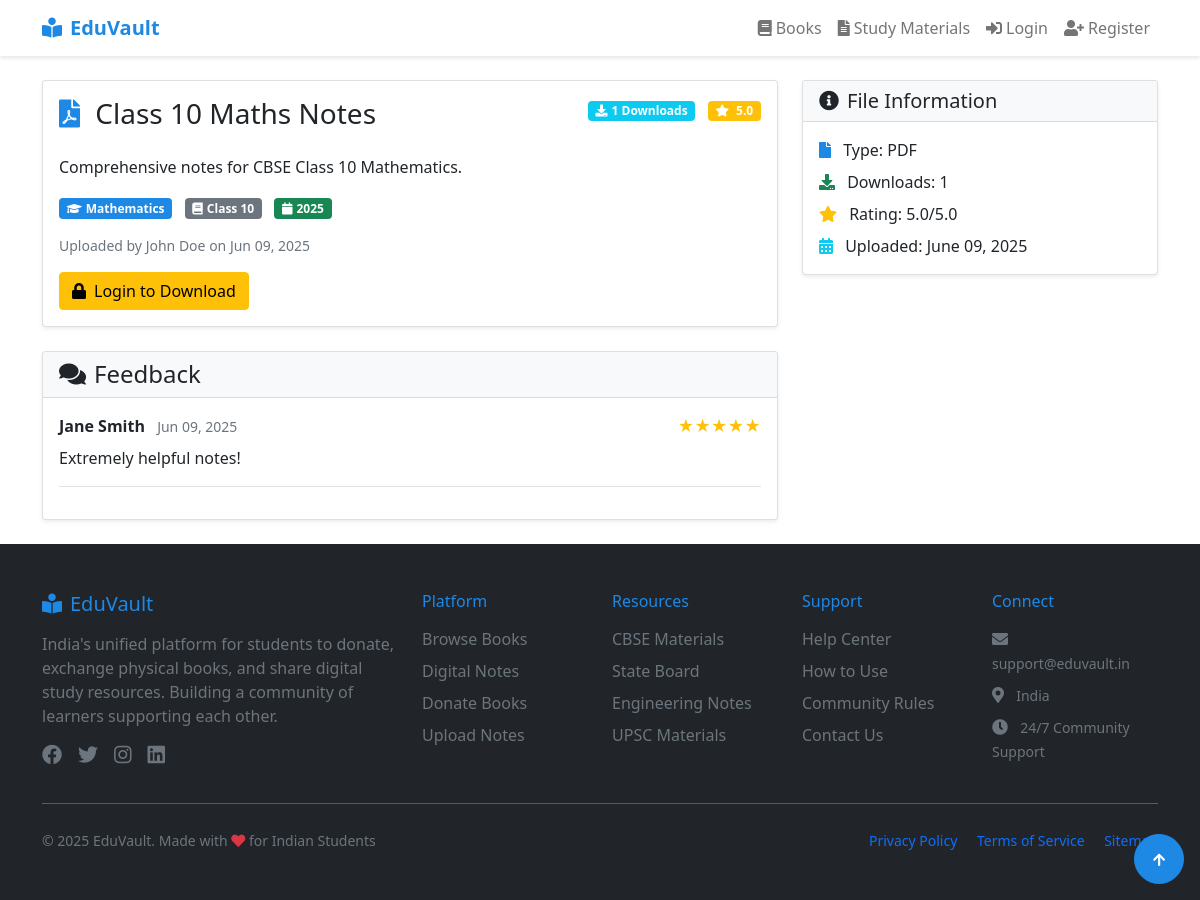
Page /files/view.php?id=1 on the committed database.
### tables this page shows
CREATE TABLE `digital_files` (
  `id` int(11) NOT NULL,
  `user_id` int(11) DEFAULT NULL,
  `title` varchar(255) DEFAULT NULL,
  `description` text DEFAULT NULL,
  `file_path` varchar(255) DEFAULT NULL,
  `subject` varchar(100) DEFAULT NULL,
  `course` varchar(100) DEFAULT NULL,
  `year` varchar(10) DEFAULT NULL,
  `file_type` varchar(20) DEFAULT NULL,
  `upload_date` timestamp NOT NULL DEFAULT current_timestamp()
);

CREATE TABLE `users` (
  `id` int(11) NOT NULL,
  `name` varchar(100) NOT NULL,
  `email` varchar(100) NOT NULL,
  `password` varchar(255) NOT NULL,
  `location` varchar(100) DEFAULT NULL,
  `phone` varchar(15) DEFAULT NULL,
  `status` enum('blocked','active') NOT NULL DEFAULT 'active',
  `created_at` timestamp NOT NULL DEFAULT current_timestamp(),
  `last_active` timestamp NULL DEFAULT current_timestamp(),
  `latitude` decimal(10,8) DEFAULT NULL,
  `longitude` decimal(11,8) DEFAULT NULL
);

CREATE TABLE `file_feedback` (
  `id` int(11) NOT NULL,
  `file_id` int(11) DEFAULT NULL,
  `user_id` int(11) DEFAULT NULL,
  `rating` int(11) DEFAULT NULL CHECK (`rating` >= 1 and `rating` <= 5),
  `comment` text DEFAULT NULL,
  `created_at` timestamp NOT NULL DEFAULT current_timestamp()
);

### includes/functions.php (called while the page is built, shortened)
<?php
function getFileIcon($file_type)
{
    switch ($file_type) {
        case "pdf":
            return "pdf";
    }
}
?>

### includes/session.php (called while the page is built, shortened)
<?php
function isLoggedIn() {
    return isset($_SESSION['user_id']);
}
?>

### files/view.php (the view, shortened to what this page needs)
<?php
require_once '../includes/db_connect.php';
require_once '../includes/session.php';
require_once '../includes/header.php';
require_once '../includes/functions.php';
$file_id = mysqli_real_escape_string($mysqli, $_GET['id']);
$query = "SELECT f.*, u.name as uploader_name,
          (SELECT COUNT(*) FROM downloads WHERE file_id = f.id) as download_count,
          (SELECT AVG(rating) FROM file_feedback WHERE file_id = f.id) as avg_rating
          FROM digital_files f
          JOIN users u ON f.user_id = u.id
          WHERE f.id = $file_id";
$result = mysqli_query($mysqli, $query);
$file = mysqli_fetch_assoc($result);
$feedback_query = "SELECT f.*, u.name as user_name
                  FROM file_feedback f
                  JOIN users u ON f.user_id = u.id
                  WHERE f.file_id = $file_id
                  ORDER BY f.created_at DESC";
$feedback_result = mysqli_query($mysqli, $feedback_query);
?>
<div class="container">
    <div class="row mb-4">
        <div class="col-md-8">
            <div class="card shadow-sm">
                <div class="card-body">
                    <div class="d-flex justify-content-between align-items-start mb-3">
                        <h3 class="card-title">
                            <i
                                class="fas fa-file-<?php echo getFileIcon(strtolower($file['file_type'])); ?> me-2 text-primary"></i>
                            <?php echo htmlspecialchars($file['title']); ?>
                        </h3>
                        <div>
                            <span class="badge bg-info me-2">
                                <i class="fas fa-download me-1"></i><?php echo $file['download_count']; ?> Downloads
                            </span>
                            <span class="badge bg-warning">
                                <i class="fas fa-star me-1"></i>
                                <?php echo number_format($file['avg_rating'], 1); ?>
                            </span>
                        </div>
                    </div>
                    <p class="card-text"><?php echo nl2br(htmlspecialchars($file['description'])); ?></p>
                    <div class="mb-3">
                        <span class="badge bg-primary me-2">
                            <i class="fas fa-graduation-cap me-1"></i><?php echo htmlspecialchars($file['subject']); ?>
                        </span>
                        <span class="badge bg-secondary me-2">
                            <i class="fas fa-book me-1"></i><?php echo htmlspecialchars($file['course']); ?>
                        </span>
                        <span class="badge bg-success">
                            <i class="fas fa-calendar me-1"></i><?php echo $file['year']; ?>
                        </span>
                    </div>
                    <small class="text-muted d-block mb-3">
                        Uploaded by <?php echo htmlspecialchars($file['uploader_name']); ?>
                        on <?php echo date('M d, Y', strtotime($file['upload_date'])); ?>
                    </small>
                    <?php if (isLoggedIn()): ?>
                        <a href="download.php?id=<?php echo $file['id']; ?>" class="btn btn-success">
                            <i class="fas fa-download me-2"></i>Download File
                        </a>
                    <?php else: ?>
                        <a href="../login.php" class="btn btn-warning">
                            <i class="fas fa-lock me-2"></i>Login to Download
                        </a>
                    <?php endif; ?>
                </div>
            </div>
            <div class="card shadow-sm mt-4">
                <div class="card-header bg-light">
                    <h4 class="mb-0"><i class="fas fa-comments me-2"></i>Feedback</h4>
                </div>
                <div class="card-body">
                    <div class="feedback-list">
                        <?php if (mysqli_num_rows($feedback_result) > 0): ?>
                            <?php while ($feedback = mysqli_fetch_assoc($feedback_result)): ?>
                                <div class="border-bottom mb-3 pb-3">
                                    <div class="d-flex justify-content-between align-items-start mb-2">
                                        <div>
                                            <strong><?php echo htmlspecialchars($feedback['user_name']); ?></strong>
                                            <small class="text-muted ms-2">
                                                <?php echo date('M d, Y', strtotime($feedback['created_at'])); ?>
                                            </small>
                                        </div>
                                        <div class="text-warning">
                                            <?php echo str_repeat('★', $feedback['rating']) .
                                                str_repeat('☆', 5 - $feedback['rating']); ?>
                                        </div>
                                    </div>
                                    <p class="mb-0"><?php echo nl2br(htmlspecialchars($feedback['comment'])); ?></p>
                                </div>
                            <?php endwhile; ?>
                        <?php else: ?>
                            <p class="text-muted text-center">No feedback yet. Be the first to leave a review!</p>
                        <?php endif; ?>
                    </div>
                </div>
            </div>
        </div>
        <div class="col-md-4">
            <div class="card shadow-sm">
                <div class="card-header bg-light">
                    <h5 class="mb-0"><i class="fas fa-info-circle me-2"></i>File Information</h5>
                </div>
                <div class="card-body">
                    <ul class="list-unstyled mb-0">
                        <li class="mb-2">
                            <i class="fas fa-file me-2 text-primary"></i>
                            Type: <?php echo strtoupper($file['file_type']); ?>
                        </li>
                        <li class="mb-2">
                            <i class="fas fa-download me-2 text-success"></i>
                            Downloads: <?php echo $file['download_count']; ?>
                        </li>
                        <li class="mb-2">
                            <i class="fas fa-star me-2 text-warning"></i>
                            Rating: <?php echo number_format($file['avg_rating'], 1); ?>/5.0
                        </li>
                        <li>
                            <i class="fas fa-calendar-alt me-2 text-info"></i>
                            Uploaded: <?php echo date('F d, Y', strtotime($file['upload_date'])); ?>
                        </li>
                    </ul>
                </div>
            </div>
        </div>
    </div>
</div>
<?php require_once '../includes/footer.php'; ?>

### includes/header.php (style rules this page uses)
:root { --primary-color: #1e88e5; --primary-dark: #1565c0; --secondary-color: #757575; --success-color: #43a047; --warning-color: #fdd835; --danger-color: #e53935; }
.text-primary { color: var(--primary-color) !important; }
.bg-primary { background-color: var(--primary-color) !important; }

### rows in the picture
digital_files: title "Class 10 Maths Notes", description "Comprehensive notes for CBSE Class 10 Mathematics.", subject "Mathematics", course "Class 10", year "2025", user.name "John Doe", upload_date "Jun 09, 2025", file_type "PDF", upload_date "June 09, 2025"
file_feedback: user.name "Jane Smith", created_at "Jun 09, 2025", rating "★★★★★", comment "Extremely helpful notes!"

### other values in the picture
$file['download_count'] "1"
$file['avg_rating'] "5.0"
